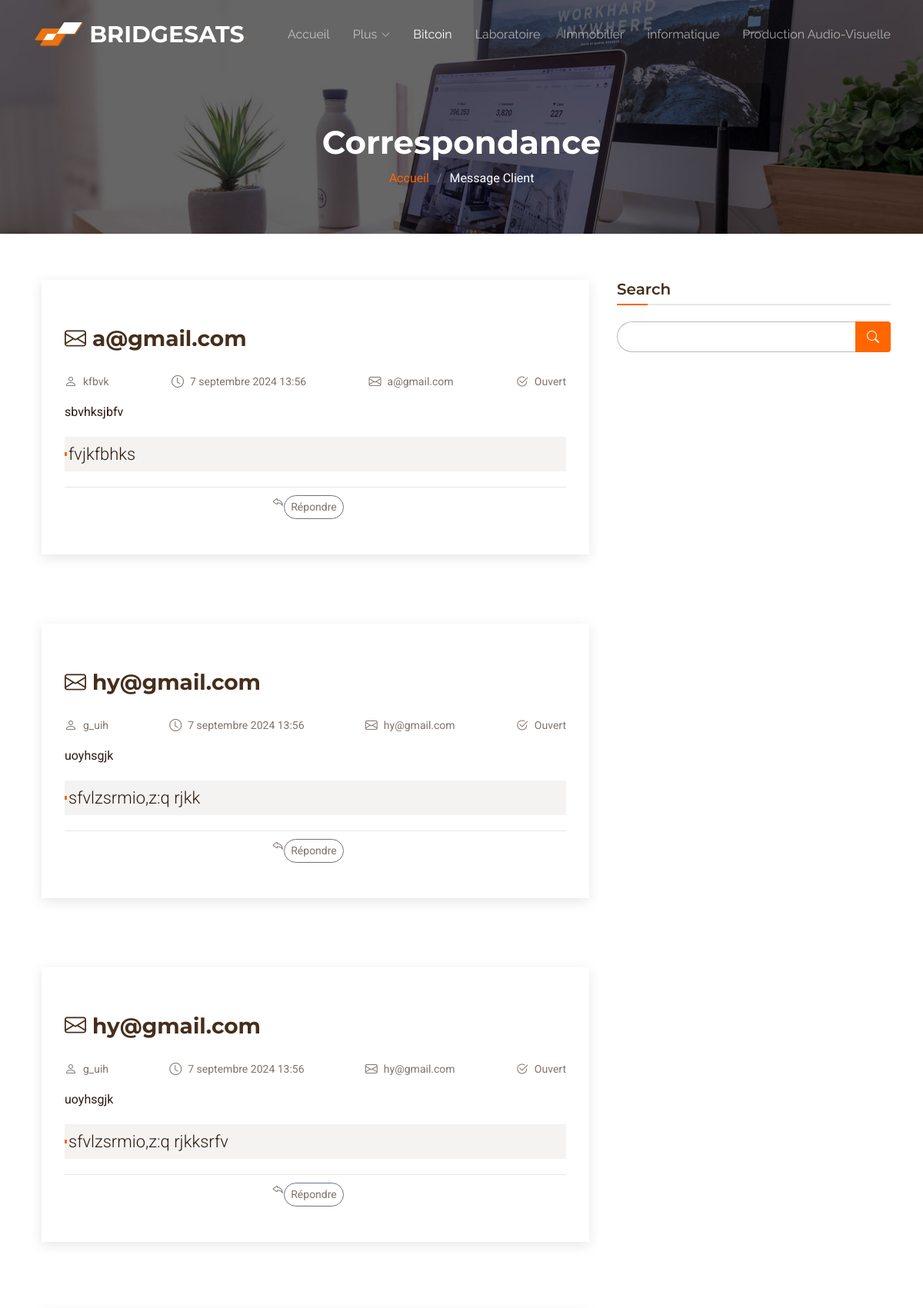
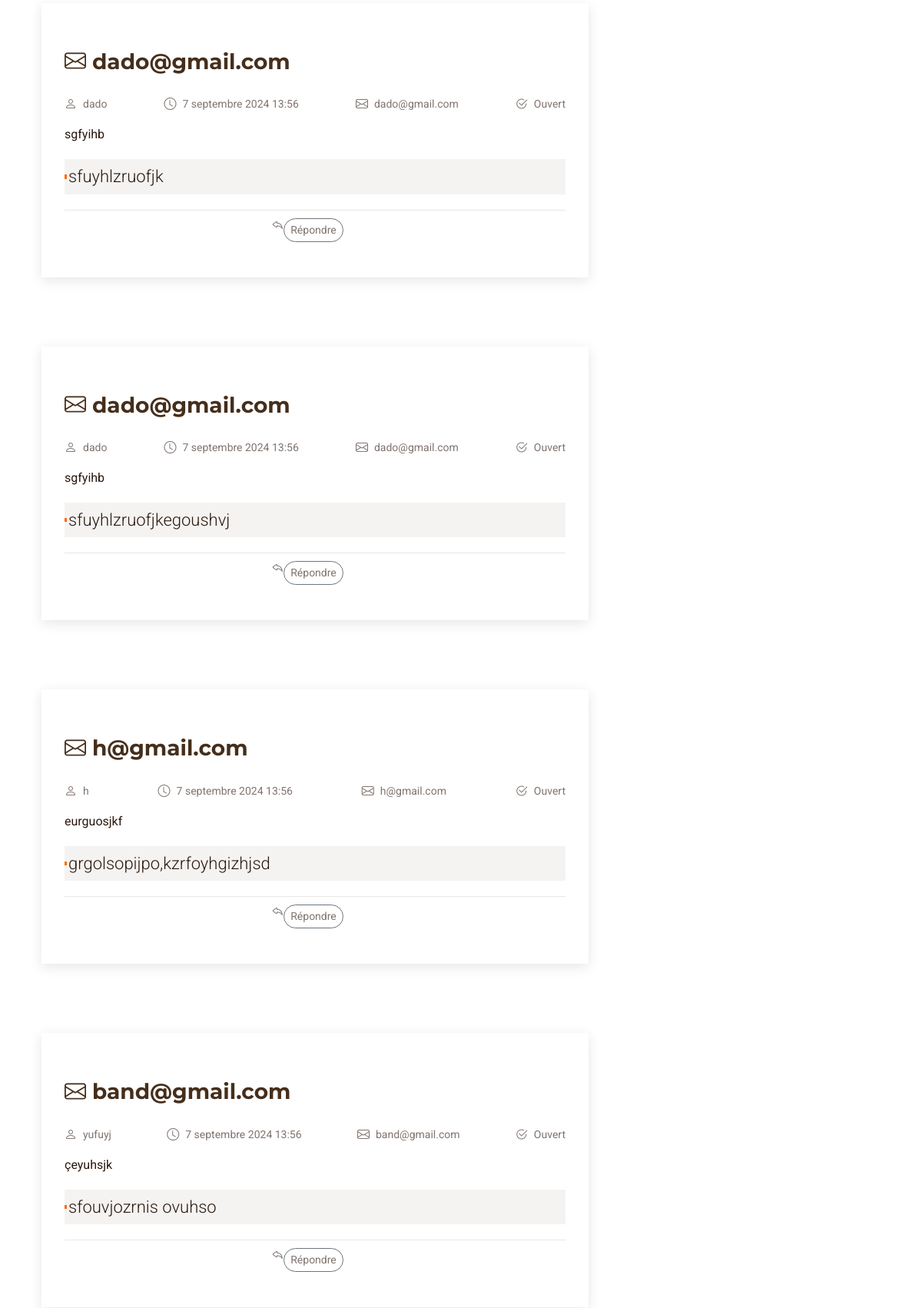
Screenshot of /message (upper part) with the database file from the repository (2 pictures, top to bottom).
### core/models.py (models this page shows, shortened)
class Contact(models.Model):
    nom = models.CharField(max_length=120)
    email = models.EmailField(blank=True, null=True)
    sujet = models.CharField(max_length=1000, null=True, blank=True)
    message = models.TextField()
    date_added = models.DateTimeField(auto_now=True)

### core/views.py (the view)
# urls.py: path('message', contact, name='message'),
def contact(request):
    contact = Contact.objects.all()
    return render(request, 'message.html', {"contact": contact})

### core/templates/message.html (shortened to what this page needs)
{% load static %}
<html lang="en">
<head>
  <link href="{% static "assets1/vendor/bootstrap/css/bootstrap.min.css" %}" rel="stylesheet">
  <link href="{% static "assets1/vendor/bootstrap-icons/bootstrap-icons.css" %}" rel="stylesheet">
  <link href="{% static "assets1/vendor/aos/aos.css" %}" rel="stylesheet">
  <link href="{% static "assets1/vendor/glightbox/css/glightbox.min.css" %}" rel="stylesheet">
  <link href="{% static "assets1/vendor/swiper/swiper-bundle.min.css" %}" rel="stylesheet">
  <link href="{% static "assets1/css/main.css" %}" rel="stylesheet">
</head>
<body class="blog-details-page">
  <header id="header" class="header d-flex align-items-center fixed-top">
    <div class="container-fluid container-xl position-relative d-flex align-items-center justify-content-between">
      <a href="{% url "accueille" %}" class="logo d-flex align-items-center me-auto me-lg-0">
        <img src="{% static "assets/img/favicon.webp" %}" alt="">
        <h1 class="sitename">BRIDGESATS</h1>
        <span>.</span>
      </a>
      <nav id="navmenu" class="navmenu">
        <ul>
          <li><a href="{% url "accueille" %}" >Accueil<br></a></li>
          <li class="dropdown"><a href="#"><span>Plus</span> <i class="bi bi-chevron-down toggle-dropdown"></i></a>
          </li>
          <li><a href="{% url "bitcoin" %}" class="active">Bitcoin</a></li>
          <li><a href="{% url "laboratoire" %}">Laboratoire</a></li>
          <li><a href="{% url "immobilier" %}">Immobilier</a></li>
          <li><a href="{% url "informatique" %}">informatique</a></li>
          <li><a href="{% url "production" %}">Production Audio-Visuelle</a></li>
        </ul>
      </nav>
    </div>
  </header>
  <main class="main">
    <div class="page-title dark-background" data-aos="fade" style="background-image: url(assets/img/blog-page-title-bg.jpg);">
      <div class="container">
        <h1>Correspondance</h1>
        <nav class="breadcrumbs">
          <ol>
            <li><a href="{% url "accueille" %}">Accueil</a></li>
            <li class="current">Message Client</li>
          </ol>
        </nav>
      </div>
    </div>
    <div class="container">
      <div class="row">
        <div class="col-lg-8">
        {% if contact %}
          {% for i in contact %}
          <section id="blog-details" class="blog-details section">
            <div class="container">
                  <article class="article">
                    <h2 class="title"><i class="bi bi-envelope"></i> {{ i.email }}</h2>
                    <div class="meta-top">
                      <ul class="justify-content-between">
                        <li class="d-flex align-items-center"><i class="bi bi-person"></i> <a href="blog-details.html">{{ i.nom }}</a></li>
                        <li class="d-flex align-items-center"><i class="bi bi-clock"></i> <a href="blog-details.html"><time datetime="2020-01-01">{{ i.date_added }}</time></a></li>
                        <li class="d-flex align-items-center"><i class="bi bi-envelope"></i> <a href="blog-details.html">{{ i.email }}</a></li>
                        <li class="d-flex align-items-center"><i class="bi bi-check2-circle"></i> <a href="blog-details.html">Ouvert</a></li>
                      </ul>
                    </div>
                    <div class="content">
                      <p>
                        {{ i.sujet|linebreaks}}
                      </p>
                      <blockquote>
                        <p>
                          {{ i.message|linebreaks}}
                        </p>
                      </blockquote>
                    <div class="meta-bottom d-flex justify-content-center">
                      <i class="bi bi-reply"></i>
                      <ul class="cats">
                        <li class="btn btn-sm btn-outline-secondary rounded-5"><a  href="mailto:{{i.email}}">Répondre</a></li>
                      </ul>
                    </div>
                    </div>
                  </article>
            </div>
          </section>
          {% endfor %}
        {% endif %}
        </div>
        <div class="col-lg-4 sidebar">
          <div class="widgets-container">
            <div class="search-widget widget-item">
              <h3 class="widget-title">Search</h3>
              <form action="">
                <input type="text">
                <button type="submit" title="Search"><i class="bi bi-search"></i></button>
              </form>
            </div>
          </div>
        </div>
      </div>
    </div>
  </main>
</body>
</html>

### rows the page displays
Contact: email "a@gmail.com", nom "kfbvk", date_added "7 septembre 2024 13:56", sujet "sbvhksjbfv", message "fvjkfbhks"
Contact: email "hy@gmail.com", nom "g_uih", date_added "7 septembre 2024 13:56", sujet "uoyhsgjk", message "sfvlzsrmio,z:q rjkk"
Contact: email "hy@gmail.com", nom "g_uih", date_added "7 septembre 2024 13:56", sujet "uoyhsgjk", message "sfvlzsrmio,z:q rjkksrfv"
Contact: email "dado@gmail.com", nom "dado", date_added "7 septembre 2024 13:56", sujet "sgfyihb", message "sfuyhlzruofjk"
Contact: email "dado@gmail.com", nom "dado", date_added "7 septembre 2024 13:56", sujet "sgfyihb", message "sfuyhlzruofjkegoushvj"
Contact: email "h@gmail.com", nom "h", date_added "7 septembre 2024 13:56", sujet "eurguosjkf", message "grgolsopijpo,kzrfoyhgizhjsd"
Contact: email "band@gmail.com", nom "yufuyj", date_added "7 septembre 2024 13:56", sujet "çeyuhsjk", message "sfouvjozrnis ovuhso"
